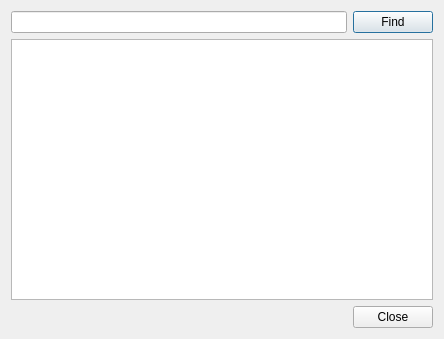
<?xml version="1.0" encoding="UTF-8"?>
<ui version="4.0">
 <class>DisplayWordsDialog</class>
 <widget class="QDialog" name="DisplayWordsDialog">
  <property name="geometry">
   <rect>
    <x>0</x>
    <y>0</y>
    <width>444</width>
    <height>339</height>
   </rect>
  </property>
  <property name="windowTitle">
   <string>Translated words</string>
  </property>
  <layout class="QHBoxLayout" name="horizontalLayout_3">
   <item>
    <layout class="QVBoxLayout" name="verticalLayout">
     <item>
      <layout class="QHBoxLayout" name="horizontalLayout_2">
       <item>
        <widget class="QLineEdit" name="lineEdit"/>
       </item>
       <item>
        <widget class="QPushButton" name="buttonFind">
         <property name="text">
          <string>Find</string>
         </property>
        </widget>
       </item>
      </layout>
     </item>
     <item>
      <widget class="QTextEdit" name="textEdit"/>
     </item>
     <item>
      <layout class="QHBoxLayout" name="horizontalLayout">
       <item>
        <spacer name="horizontalSpacer">
         <property name="orientation">
          <enum>Qt::Horizontal</enum>
         </property>
         <property name="sizeHint" stdset="0">
          <size>
           <width>138</width>
           <height>20</height>
          </size>
         </property>
        </spacer>
       </item>
       <item>
        <widget class="QPushButton" name="buttonClose">
         <property name="text">
          <string>Close</string>
         </property>
        </widget>
       </item>
      </layout>
     </item>
    </layout>
   </item>
  </layout>
 </widget>
 <resources/>
 <connections/>
</ui>
